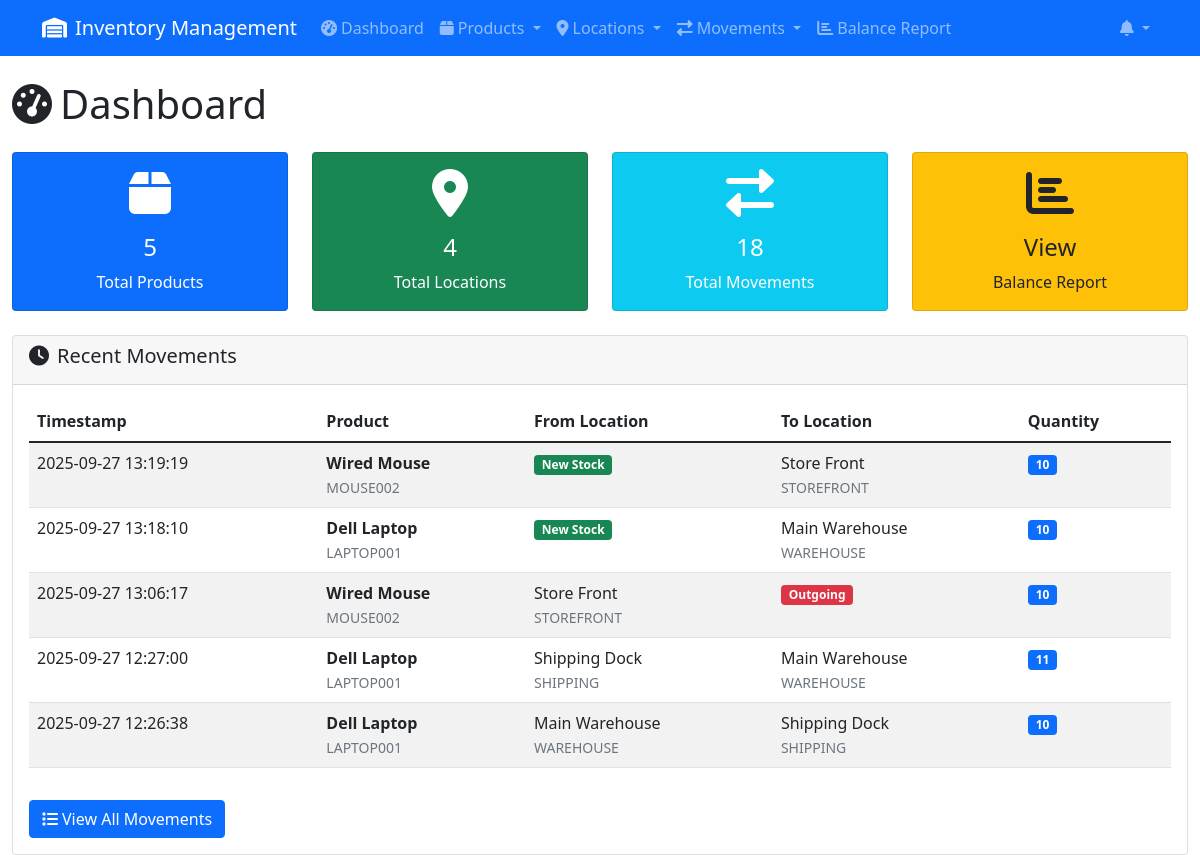
The page / on the database its author committed.
### app.py (models this page shows, shortened)
class ProductMovement(db.Model):
    movement_id = db.Column(db.Integer, primary_key=True, autoincrement=True)
    timestamp = db.Column(db.DateTime, nullable=False, default=datetime.utcnow)
    from_location = db.Column(db.String(50), db.ForeignKey('location.location_id'), nullable=True)
    to_location = db.Column(db.String(50), db.ForeignKey('location.location_id'), nullable=True)
    product_id = db.Column(db.String(50), db.ForeignKey('product.product_id'), nullable=False)
    qty = db.Column(db.Integer, nullable=False)
    product = db.relationship('Product', backref=db.backref('movements', lazy=True))
    from_loc = db.relationship('Location', foreign_keys=[from_location], backref=db.backref('outgoing_movements', lazy=True))
    to_loc = db.relationship('Location', foreign_keys=[to_location], backref=db.backref('incoming_movements', lazy=True))

class Product(db.Model):
    product_id = db.Column(db.String(50), primary_key=True)
    name = db.Column(db.String(100), nullable=False)
    description = db.Column(db.Text)

class Location(db.Model):
    location_id = db.Column(db.String(50), primary_key=True)
    name = db.Column(db.String(100), nullable=False)
    description = db.Column(db.Text)

### app.py (the view)
@app.route('/')
def dashboard():
    total_products = Product.query.count()
    total_locations = Location.query.count()
    total_movements = ProductMovement.query.count()
    recent_movements = ProductMovement.query.order_by(ProductMovement.timestamp.desc()).limit(5).all()
    notifications = get_stock_notifications()
    return render_template('dashboard.html',
                         total_products=total_products,
                         total_locations=total_locations,
                         total_movements=total_movements,
                         recent_movements=recent_movements,
                         notifications=notifications)

### app.py (called while the page is built, shortened)
def get_product_summary():
    products = Product.query.all()
    summary = {}
    for product in products:
        total_imported = db.session.query(db.func.sum(ProductMovement.qty)).filter(
            ProductMovement.product_id == product.product_id,
            ProductMovement.to_location.isnot(None)
        ).scalar() or 0
        total_sold = db.session.query(db.func.sum(ProductMovement.qty)).filter(
            ProductMovement.product_id == product.product_id,
            ProductMovement.to_location.is_(None)
        ).scalar() or 0
        in_hand = total_imported - total_sold
        summary[product.product_id] = {
            'in_hand': in_hand,
            'sold': total_sold,
            'imported': total_imported
        }
    return summary

def get_stock_notifications():
    notifications = {
        'out_of_stock': [],
        'low_stock': [],
        'count': 0
    }
    product_summary = get_product_summary()
    for product_id, data in product_summary.items():
        product = Product.query.get(product_id)
        if not product:
            continue
        in_hand = data['in_hand']
    notifications['count'] = len(notifications['out_of_stock']) + len(notifications['low_stock'])
    return notifications

@app.context_processor
def inject_notifications():
    return {'stock_notifications': get_stock_notifications()}

### templates/dashboard.html (shortened to what this page needs)
{% extends "base.html" %}
{% block content %}
<div class="row">
    <div class="col-12">
        <h1 class="mb-4">
            <i class="fas fa-tachometer-alt me-2"></i>Dashboard
        </h1>
    </div>
</div>
<div class="row mb-4">
    <div class="col-md-3">
        <div class="card text-center bg-primary text-white">
            <div class="card-body">
                <i class="fas fa-box fa-3x mb-3"></i>
                <h4>{{ total_products }}</h4>
                <p class="card-text">Total Products</p>
            </div>
        </div>
    </div>
    <div class="col-md-3">
        <div class="card text-center bg-success text-white">
            <div class="card-body">
                <i class="fas fa-map-marker-alt fa-3x mb-3"></i>
                <h4>{{ total_locations }}</h4>
                <p class="card-text">Total Locations</p>
            </div>
        </div>
    </div>
    <div class="col-md-3">
        <div class="card text-center bg-info text-white">
            <div class="card-body">
                <i class="fas fa-exchange-alt fa-3x mb-3"></i>
                <h4>{{ total_movements }}</h4>
                <p class="card-text">Total Movements</p>
            </div>
        </div>
    </div>
    <div class="col-md-3">
        <div class="card text-center bg-warning text-dark">
            <div class="card-body">
                <i class="fas fa-chart-bar fa-3x mb-3"></i>
                <h4><a href="{{ url_for('balance_report') }}" class="text-dark text-decoration-none">View</a></h4>
                <p class="card-text">Balance Report</p>
            </div>
        </div>
    </div>
</div>
<div class="row">
    <div class="col-12">
        <div class="card">
            <div class="card-header">
                <h5><i class="fas fa-clock me-2"></i>Recent Movements</h5>
            </div>
            <div class="card-body">
                {% if recent_movements %}
                    <div class="table-responsive">
                        <table class="table table-striped">
                            <thead>
                                <tr>
                                    <th>Timestamp</th>
                                    <th>Product</th>
                                    <th>From Location</th>
                                    <th>To Location</th>
                                    <th>Quantity</th>
                                </tr>
                            </thead>
                            <tbody>
                                {% for movement in recent_movements %}
                                <tr>
                                    <td>{{ movement.timestamp.strftime('%Y-%m-%d %H:%M:%S') }}</td>
                                    <td>
                                        <strong>{{ movement.product.name }}</strong><br>
                                        <small class="text-muted">{{ movement.product_id }}</small>
                                    </td>
                                    <td>
                                        {% if movement.from_location %}
                                            {{ movement.from_loc.name }}<br>
                                            <small class="text-muted">{{ movement.from_location }}</small>
                                        {% else %}
                                            <span class="badge bg-success">New Stock</span>
                                        {% endif %}
                                    </td>
                                    <td>
                                        {% if movement.to_location %}
                                            {{ movement.to_loc.name }}<br>
                                            <small class="text-muted">{{ movement.to_location }}</small>
                                        {% else %}
                                            <span class="badge bg-danger">Outgoing</span>
                                        {% endif %}
                                    </td>
                                    <td><span class="badge bg-primary">{{ movement.qty }}</span></td>
                                </tr>
                                {% endfor %}
                            </tbody>
                        </table>
                    </div>
                    <div class="mt-3">
                        <a href="{{ url_for('movements') }}" class="btn btn-primary">
                            <i class="fas fa-list me-1"></i>View All Movements
                        </a>
                    </div>
                {% else %}
                    <p class="text-muted">No movements recorded yet.</p>
                    <a href="{{ url_for('add_movement') }}" class="btn btn-primary">
                        <i class="fas fa-plus me-1"></i>Add First Movement
                    </a>
                {% endif %}
            </div>
        </div>
    </div>
</div>
{% endblock %}

### templates/base.html (shortened to what this page needs)
<!DOCTYPE html>
<html lang="en">
<head>
    <link href="https://cdn.jsdelivr.net/npm/bootstrap@5.1.3/dist/css/bootstrap.min.css" rel="stylesheet">
    <link href="https://cdnjs.cloudflare.com/ajax/libs/font-awesome/6.0.0/css/all.min.css" rel="stylesheet">
</head>
<body>
    <nav class="navbar navbar-expand-lg navbar-dark bg-primary">
        <div class="container">
            <a class="navbar-brand" href="{{ url_for('dashboard') }}">
                <i class="fas fa-warehouse me-2"></i>Inventory Management
            </a>
            <div class="collapse navbar-collapse" id="navbarNav">
                <ul class="navbar-nav me-auto">
                    <li class="nav-item">
                        <a class="nav-link" href="{{ url_for('dashboard') }}">
                            <i class="fas fa-tachometer-alt me-1"></i>Dashboard
                        </a>
                    </li>
                    <li class="nav-item dropdown">
                        <a class="nav-link dropdown-toggle" href="#" id="productsDropdown" role="button" data-bs-toggle="dropdown">
                            <i class="fas fa-box me-1"></i>Products
                        </a>
                    </li>
                    <li class="nav-item dropdown">
                        <a class="nav-link dropdown-toggle" href="#" id="locationsDropdown" role="button" data-bs-toggle="dropdown">
                            <i class="fas fa-map-marker-alt me-1"></i>Locations
                        </a>
                    </li>
                    <li class="nav-item dropdown">
                        <a class="nav-link dropdown-toggle" href="#" id="movementsDropdown" role="button" data-bs-toggle="dropdown">
                            <i class="fas fa-exchange-alt me-1"></i>Movements
                        </a>
                    </li>
                    <li class="nav-item">
                        <a class="nav-link" href="{{ url_for('balance_report') }}">
                            <i class="fas fa-chart-bar me-1"></i>Balance Report
                        </a>
                    </li>
                </ul>
                <ul class="navbar-nav">
                    <li class="nav-item dropdown">
                        <a class="nav-link dropdown-toggle position-relative" href="#" id="notificationsDropdown" role="button" data-bs-toggle="dropdown" aria-expanded="false">
                            <i class="fas fa-bell"></i>
                        </a>
                    </li>
                </ul>
            </div>
        </div>
    </nav>
    <main class="container-fluid mt-4">
        {% block content %}{% endblock %}
    </main>
</body>
</html>

### rows shown on the page
ProductMovement: timestamp "2025-09-27 13:19:19", product.name "Wired Mouse", product_id "MOUSE002", shows "New Stock", to_loc.name "Store Front", to_location "STOREFRONT", qty "10"
ProductMovement: timestamp "2025-09-27 13:18:10", product.name "Dell Laptop", product_id "LAPTOP001", shows "New Stock", to_loc.name "Main Warehouse", to_location "WAREHOUSE", qty "10"
ProductMovement: timestamp "2025-09-27 13:06:17", product.name "Wired Mouse", product_id "MOUSE002", from_loc.name "Store Front", from_location "STOREFRONT", shows "Outgoing", qty "10"
ProductMovement: timestamp "2025-09-27 12:27:00", product.name "Dell Laptop", product_id "LAPTOP001", from_loc.name "Shipping Dock", from_location "SHIPPING", to_loc.name "Main Warehouse", to_location "WAREHOUSE", qty "11"
ProductMovement: timestamp "2025-09-27 12:26:38", product.name "Dell Laptop", product_id "LAPTOP001", from_loc.name "Main Warehouse", from_location "WAREHOUSE", to_loc.name "Shipping Dock", to_location "SHIPPING", qty "10"

### other values the page prints
{{ total_products }} "5"
{{ total_locations }} "4"
{{ total_movements }} "18"
